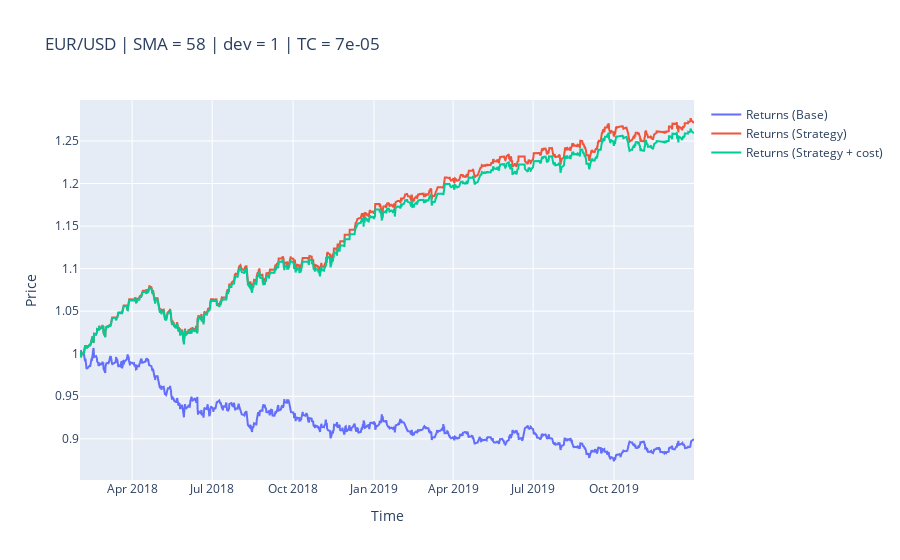

This figure's notebook cell:
### Code cell
obj.plot_results()

### Figure 1 — Plotly figure (JSON) as saved in the notebook; plotly's stock layout.template omitted (floating-point values rounded to 4 significant figures; data arrays with more than 128 entries replaced by an {"elided": "..."} marker saying what was removed)
{"data": [{"name": "Returns (Base)", "type": "scatter", "x": {"elided": "1983 str values"}, "y": {"elided": "1983 float values"}}, {"name": "Returns (Strategy)", "type": "scatter", "x": {"elided": "1983 str values"}, "y": {"elided": "1983 float values"}}, {"name": "Returns (Strategy + cost)", "type": "scatter", "x": {"elided": "1983 str values"}, "y": {"elided": "1983 float values"}}], "layout": {"title": {"text": "EUR/USD | SMA = 58 | dev = 1 | TC = 7e-05"}, "xaxis": {"title": {"text": "Time"}}, "yaxis": {"title": {"text": "Price"}}}}
